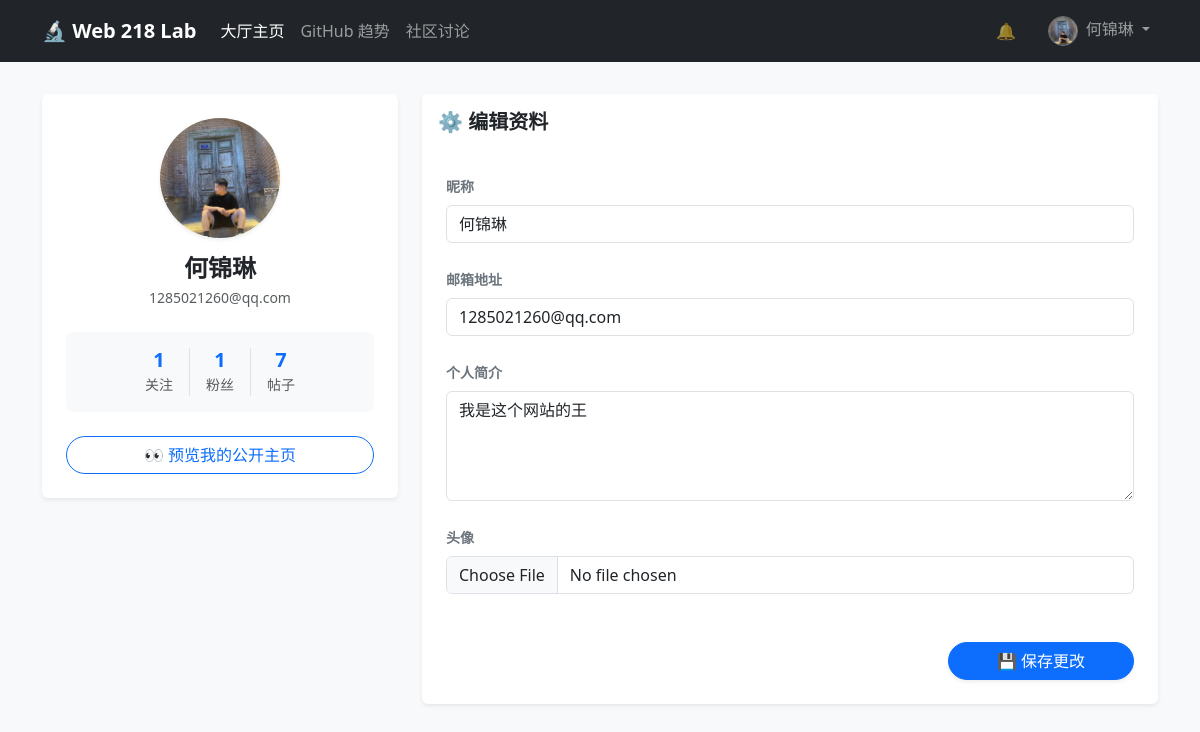
Page /users/profile/ (signed in) on the committed database.
### user_app/models.py (models this page shows, shortened)
class CustomUser(AbstractUser):
    email = models.EmailField(unique=True, verbose_name='邮箱地址')
    nickname = models.CharField(max_length=50, blank=True, verbose_name='昵称')
    bio = models.TextField(max_length=500, blank=True, verbose_name='个人简介')
    avatar = models.ImageField(upload_to=user_avatar_path, blank=True, null=True, verbose_name='头像')
    email_verified = models.BooleanField(default=False, verbose_name='邮箱已验证')
    following = models.ManyToManyField(
        'self',
        symmetrical=False,
        related_name='followers',
        blank=True,
        verbose_name='关注的人'
    )
    class Meta:
        verbose_name = '用户'
        verbose_name_plural = verbose_name

### user_app/views.py (the view)
# urls.py: path('profile/', views.profile, name='profile'),
@login_required
def profile(request):
    if request.method == 'POST':
        form = ProfileUpdateForm(request.POST, request.FILES, instance=request.user)
        if form.is_valid():
            form.save()
            messages.success(request, '个人资料已更新！')
            return redirect('user_app:profile')
    else:
        form = ProfileUpdateForm(instance=request.user)
    context = {
        'form': form,
        'user': request.user
    }
    return render(request, 'user_app/profile.html', context)

### user_app/forms.py
class ProfileUpdateForm(forms.ModelForm):
    class Meta:
        model = CustomUser
        fields = ('nickname', 'email', 'bio', 'avatar')
        widgets = {
            'nickname': forms.TextInput(attrs={
                'class': 'form-control',
                'placeholder': '请输入你的昵称'
            }),
            'email': forms.EmailInput(attrs={
                'class': 'form-control',
                'placeholder': 'example@email.com'
            }),
            'bio': forms.Textarea(attrs={
                'class': 'form-control',
                'rows': 4,
                'placeholder': '写一段话介绍你自己...'
            }),
            'avatar': forms.FileInput(attrs={
                'class': 'form-control'
            }),
        }
    def __init__(self, *args, **kwargs):
        super().__init__(*args, **kwargs)
        self.fields['email'].widget.attrs['readonly'] = True

### notifications/context_processors.py (called while the page is built)
def unread_count(request):
    if request.user.is_authenticated:
        count = Notification.objects.filter(recipient=request.user, is_read=False).count()
        return {'unread_notification_count': count}
    return {}

### user_app/templates/user_app/profile.html (shortened to what this page needs)
{% extends 'base.html' %}
{% block content %}
<div class="row justify-content-center">
    <div class="col-md-4 mb-4">
        <div class="card shadow-sm border-0">
            <div class="card-body text-center p-4">
                <div class="mb-3 position-relative d-inline-block">
                    {% if user.avatar %}
                        <img src="{{ user.avatar.url }}" class="rounded-circle shadow-sm" width="120" height="120" style="object-fit: cover;">
                    {% else %}
                        <div class="rounded-circle bg-secondary text-white d-flex align-items-center justify-content-center mx-auto shadow-sm" style="width: 120px; height: 120px; font-size: 3rem;">
                            {{ user.username.0|upper }}
                        </div>
                    {% endif %}
                </div>
                <h4 class="fw-bold mb-1">{{ user.nickname|default:user.username }}</h4>
                <p class="text-muted small">{{ user.email }}</p>
                <div class="d-flex justify-content-center my-4 bg-light py-3 rounded-3">
                    <a href="{% url 'user_app:following_list' user.pk %}" class="px-3 border-end text-decoration-none text-dark">
                        <div class="h5 fw-bold mb-0 text-primary">{{ user.following.count }}</div>
                        <small class="text-muted">关注</small>
                    </a>
                    <a href="{% url 'user_app:followers_list' user.pk %}" class="px-3 border-end text-decoration-none text-dark">
                        <div class="h5 fw-bold mb-0 text-primary">{{ user.followers.count }}</div>
                        <small class="text-muted">粉丝</small>
                    </a>
                    <div class="px-3">
                        <div class="h5 fw-bold mb-0 text-primary">{{ user.posts.count }}</div>
                        <small class="text-muted">帖子</small>
                    </div>
                </div>
                <a href="{% url 'user_app:public_profile' user.pk %}" class="btn btn-outline-primary w-100 rounded-pill">
                    👀 预览我的公开主页
                </a>
            </div>
        </div>
    </div>
    <div class="col-md-8">
        <div class="card shadow-sm border-0">
            <div class="card-header bg-white py-3 border-bottom-0">
                <h5 class="mb-0 fw-bold">⚙️ 编辑资料</h5>
            </div>
            <div class="card-body p-4">
                <form method="post" enctype="multipart/form-data">
                    {% for field in form %}
                    <div class="mb-4">
                        <label class="form-label fw-bold text-secondary small">{{ field.label }}</label>
                        {{ field }}
                    </div>
                    {% endfor %}
                    <div class="d-grid gap-2 d-md-flex justify-content-md-end mt-5">
                        <button type="submit" class="btn btn-primary px-5 rounded-pill shadow-sm">
                            💾 保存更改
                        </button>
                    </div>
                </form>
            </div>
        </div>
    </div>
</div>
{% endblock %}

### templates/base.html (shortened to what this page needs)
<!DOCTYPE html>
<html lang="zh">
<head>
    <link href="https://cdn.jsdelivr.net/npm/bootstrap@5.3.0/dist/css/bootstrap.min.css" rel="stylesheet">
</head>
<body class="bg-light">
<nav class="navbar navbar-expand-lg navbar-dark bg-dark fixed-top">
  <div class="container">
    <a class="navbar-brand fw-bold" href="{% url 'home' %}">🔬 Web 218 Lab</a>
    <div class="collapse navbar-collapse" id="navbarNav">
      <ul class="navbar-nav me-auto">
        <li class="nav-item">
          <a class="nav-link active" href="{% url 'home' %}">大厅主页</a>
        </li>
        <li class="nav-item">
          <a class="nav-link" href="{% url 'Github_trend:index' %}">GitHub 趋势</a>
        </li>
        <li class="nav-item">
            <a class="nav-link" href="{% url 'community:post_list' %}">社区讨论</a>
        </li>
      </ul>
      <ul class="navbar-nav align-items-center">
        {% if user.is_authenticated %}
            <li class="nav-item me-3">
                <a class="nav-link position-relative" href="{% url 'notifications:list' %}">
                    🔔
                </a>
            </li>
            <li class="nav-item dropdown">
                <a class="nav-link dropdown-toggle" href="#" role="button" data-bs-toggle="dropdown">
                    {% if user.avatar %}
                        <img src="{{ user.avatar.url }}"
                            class="rounded-circle border border-secondary"
                            style="width: 30px; height: 30px; object-fit: cover; aspect-ratio: 1 / 1;">
                    {% else %}
                        👤
                    {% endif %}
                    <span class="ms-1">{{ user.nickname|default:user.username }}</span>
                </a>
            </li>
        {% endif %}
      </ul>
    </div>
  </div>
</nav>
<div class="container mt-4">
    {% block content %}
    {% endblock %}
</div>
</body>
</html>

### templates/base.html (style rules this page uses)
body { padding-top: 70px; }
img, video, iframe { max-width: 100%; height: auto; }
img.rounded-circle { object-fit: cover !important; aspect-ratio: 1 / 1 !important; height: auto; }
.navbar-nav img.rounded-circle { height: 30px !important; width: 30px !important; }

### rows in the picture
CustomUser: avatar (picture), nickname "何锦琳", email "1285021260@qq.com", following.count "1", followers.count "1", posts.count "7", form "何锦琳" "1285021260@qq.com" "我是这个网站的王"

### other values in the picture
{{ field.label }} "昵称" "邮箱地址" "个人简介" "头像"
